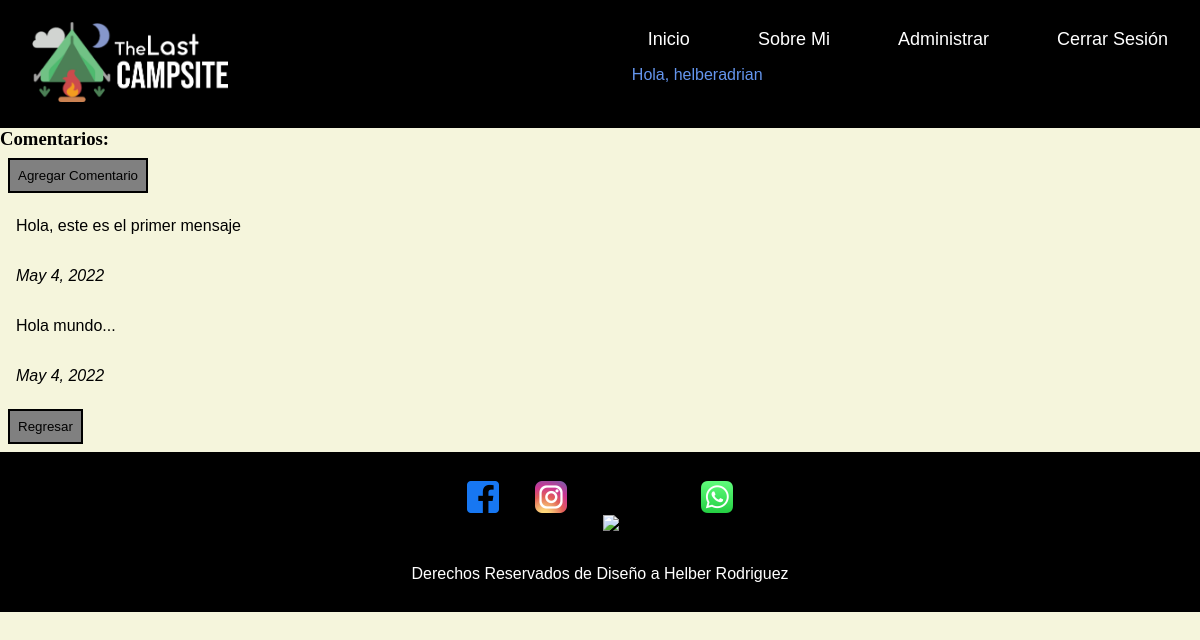
/msn/menssage/ (signed in), run on the app's committed database.
### blog/models.py (models this page shows, shortened)
class Mensaje(models.Model):
    mensaje = models.CharField(max_length=5000)
    fecha = models.DateField()

### msn/views.py (the view)
# urls.py: path("menssage/", views.mensajes, name="mensajes"),
def mensajes(request):
    mensajes = Mensaje.objects.all()
    if mensajes is not None:
        contexto = {"mensajes": mensajes}
        return render(request, "msn/mensajes.html", contexto)
    else:
        return render(request, "msn/sin_mensajes.html")

### msn/templates/msn/mensajes.html (shortened to what this page needs)
{% extends "blog/padre.html" %}
{% load static %}
{% block contenidoCambia %}
    <div class="mensajes">
        <h3>Comentarios:</h3>
        {% if request.user.is_authenticated %}
            <a class="btn" href="{% url 'nuevoMensaje' %}">
                <button>Agregar Comentario</button>
            </a>
            <div>
                {% for m in mensajes %}
                    <p>{{ m.mensaje }}</p>
                    <p><i>{{ m.fecha }}</i></p>
                {% endfor %}
            </div>
        {% endif %}
    </div>
    <a class="btn" href="{% url 'todos' %}">
        <button>Regresar</button>
    </a>
{% endblock %}

### blog/templates/blog/padre.html (shortened to what this page needs)
<!DOCTYPE html>
<html lang="en">
<head>
  {% load static %}
  <link rel="stylesheet" href="{% static 'blog/css/styles.css' %}">
</head>
<body>
  <header>
    <div class="logo">
      <a href="">
        <img src="{% static 'blog/img/logo.png' %}" alt="Logo">
      </a>
    </div>
    <div class="nav">
      <a class="btn-nav" href="{% url 'inicio' %}">Inicio</a>
      <a class="btn-nav" href="{% url 'about' %}">Sobre Mi</a>
      {% if request.user.is_authenticated %}
        <a class="btn-nav" href="{% url 'admin' %}">Administrar</a>
        <a class="btn-nav" href="{% url 'logout' %}">Cerrar Sesión</a>
        <p style="color: cornflowerblue;">Hola, {{ request.user }}</p>
      {% endif %}
    </div>
  </header>
  {% block contenidoCambia %}
  {% endblock %}
  <footer>
    <div class="redes">
      <img src="{% static 'blog/img/facebook.png' %}" alt="Facebook">
      <img src="{% static 'blog/img/instagram.png' %}" alt="Instagram">
      <img src="{% static 'blog/img/twitter.png' %}" alt="Twitter">
      <img src="{% static 'blog/img/whatsapp.png' %}" alt="Whatsapp">
    </div>
    <div class="derechos">
      <p>Derechos Reservados de Diseño a Helber Rodriguez</p>
    </div>
  </footer>
</body>
</html>

### blog/static/blog/css/styles.css (style rules this page uses)
* { margin: 0; padding: 0; }
body { background-color: beige; }
header { height: 8rem; background-color: black; display: flex; flex-direction: row; align-items: center; justify-content: space-between; }
footer { height: 10rem; background-color: black; display: flex; flex-direction: column; flex-wrap: wrap; align-items: center; justify-content: center; }
p { font-family: Verdana, Geneva, Tahoma, sans-serif; padding: 1rem; }
.logo a img { height: 5rem; padding: 2rem; }
.nav a { font-style: none; text-decoration: none; padding: 2rem; color: white; font-family: Verdana, Geneva, Tahoma, sans-serif; font-size: 18px; }
.btn button { margin: 0.5rem; padding: 0.5rem; border: 2px solid black; background-color: gray; }
.redes img { height: 2rem; padding: 1rem; }
.derechos p { color: white; font-family: Verdana, Geneva, Tahoma, sans-serif; font-size: 1rem; }

### data on the page
Mensaje: mensaje "Hola, este es el primer mensaje", fecha "May 4, 2022"
Mensaje: mensaje "Hola mundo...", fecha "May 4, 2022"

### other printed values
{{ request.user }} "helberadrian"
